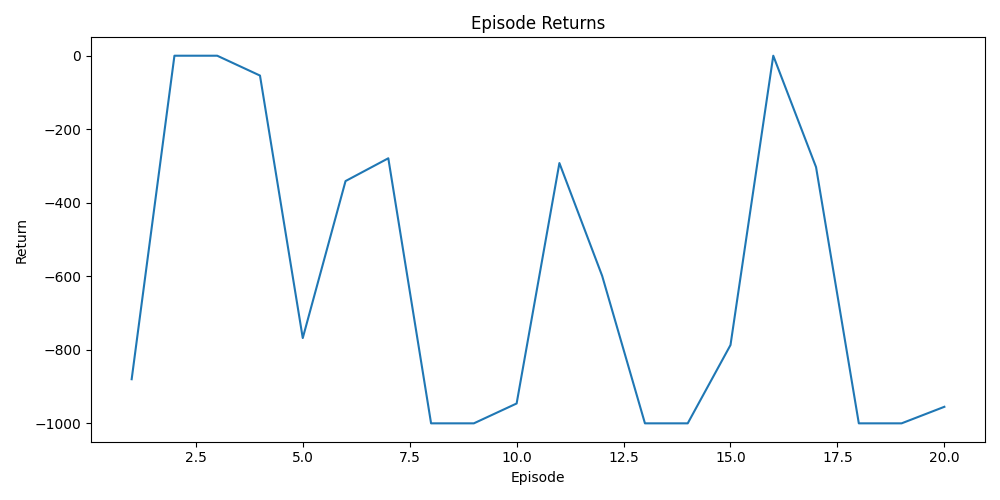

This chart was generated by the following Python code:
import numpy as np
import time
import os
import matplotlib.pyplot as plt
import gymnasium as gym
import aisd_examples

# Create the environment
env = gym.make("aisd_examples/CreateRedBall-v0", render_mode="human")

# Hyperparameters
episodes = 20
gamma = 0.1
epsilon = 0.08
decay = 0.1

# To store episode returns and steps per episode
episode_returns = []
steps_per_episode = []

# Training loop
for i in range(episodes):
    # Get the initial observation from the environment
    observation, info = env.reset()
    state = observation
    steps = 0
    episode_return = 0
    done = False
    
    print("Episode #", i+1, "/", episodes)

    while not done:
        # Render the environment (optional)
        env.render()
        time.sleep(0.05)

        # Increment steps
        steps += 1

        # Calculate the distance from the red ball position to the center of the image
        distance_to_center = abs(observation - 320)

        # Choose action based on the distance to the ball position
        if distance_to_center < 100:  # Move towards the ball if it's within a certain range
            action = observation + 50
        elif distance_to_center < 200:  # Move towards the ball if it's within a certain range
            action = observation + 150
        else:  # Move towards the center of the image if the ball is far away
            action = 350

        # Take the action in the environment
        next_state_box, reward, done, _, info = env.step(action)
        next_state = next_state_box

        # Update state and episode return
        state = next_state
        episode_return += reward

    # Append episode return and steps per episode to lists
    episode_returns.append(episode_return)
    steps_per_episode.append(steps)

    print("\nDone in", steps, "steps")
    print("Episode return:", episode_return)

# Plot episode returns and steps per episode
plt.figure(figsize=(10, 5))
plt.plot(range(1, episodes + 1), episode_returns)
plt.title('Episode Returns')
plt.xlabel('Episode')
plt.ylabel('Return')

plt.tight_layout()
plt.savefig(f"nonrl.png")
plt.show()

env.close()

